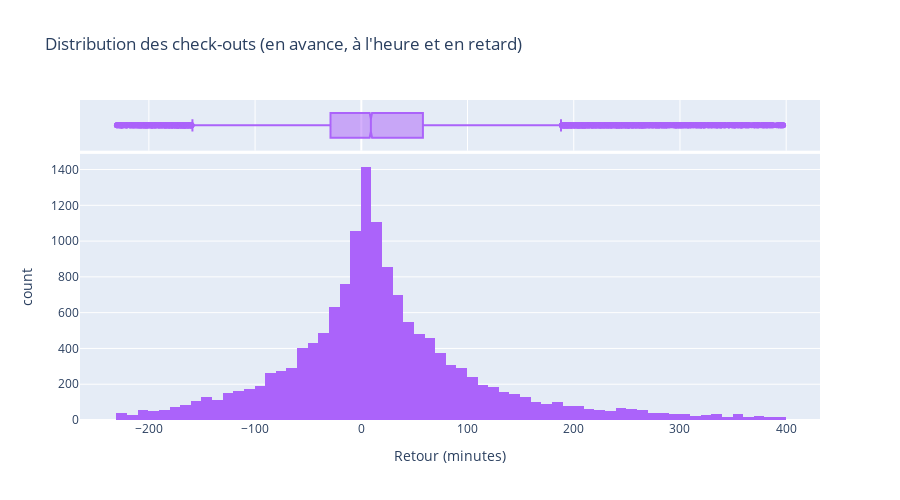
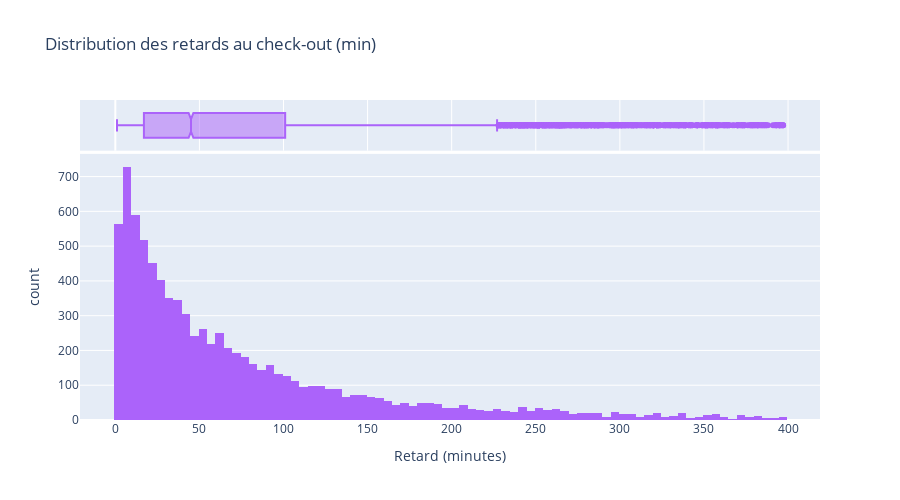

Notebook source saved alongside these figures, in order:
### Markdown cell above
**Plus d'une location sur deux est en retard !**

Le **retard médian est divisé par 2 dans le cas de locations enchainées** (4 minutes contre 9 minutes sur l'ensemble des données).

*Remarque : en raison des valeurs extrêmes, les moyennes sont très élevées et moins pertinentes.*

### Code cell
# Visualisation de la distribution détaillée des retours (en avance, à l'heure, en retard) --> SANS LES OUTLIERS (zoom sur 96)

# Histogramme des retours (en avance, à l'heure et en retard)
fig_return = px.histogram(
    viz_ended,
    x='delay_at_checkout',
    nbins=100,
    title="Distribution des check-outs (en avance, à l'heure et en retard)",
    labels={'delay_at_checkout': 'Retour (minutes)'},
    color_discrete_sequence=['#ab63fa'],
    marginal="box", 
    height=500
)
fig_return.show()


# Visualisation de la distribution des retards pour voir les fréquences et identifier les retards typiques  --> SANS LES OUTLIERS

# Filtrer pour les retards
df_positive_delays = viz_ended[viz_ended['delay_at_checkout'] > 0]

# Histogramme des retards
fig_delay = px.histogram(
    df_positive_delays,
    x='delay_at_checkout',
    nbins=100,
    title='Distribution des retards au check-out (min)',
    labels={'delay_at_checkout': 'Retard (minutes)'},
    color_discrete_sequence=['#ab63fa'],
    marginal="box", 
    height=500
)
fig_delay.show()

### Figure 1 — Plotly figure (JSON) as saved in the notebook; plotly's stock layout.template omitted (floating-point values rounded to 4 significant figures; data arrays with more than 128 entries replaced by an {"elided": "..."} marker saying what was removed)
{"data": [{"alignmentgroup": "True", "bingroup": "x", "hovertemplate": "Retour (minutes)=%{x}<br>count=%{y}<extra></extra>", "legendgroup": "", "marker": {"color": "#ab63fa", "pattern": {"shape": ""}}, "name": "", "nbinsx": 100, "offsetgroup": "", "orientation": "v", "showlegend": false, "type": "histogram", "x": {"elided": "16412 int values"}, "xaxis": "x", "yaxis": "y"}, {"alignmentgroup": "True", "hovertemplate": "Retour (minutes)=%{x}<extra></extra>", "legendgroup": "", "marker": {"color": "#ab63fa"}, "name": "", "notched": true, "offsetgroup": "", "showlegend": false, "type": "box", "x": {"elided": "16412 int values"}, "xaxis": "x2", "yaxis": "y2"}], "layout": {"barmode": "relative", "height": 500, "legend": {"tracegroupgap": 0}, "title": {"text": "Distribution des check-outs (en avance, à l'heure et en retard)"}, "xaxis": {"anchor": "y", "domain": [0, 1], "title": {"text": "Retour (minutes)"}}, "xaxis2": {"anchor": "y2", "domain": [0, 1], "matches": "x", "showgrid": true, "showticklabels": false}, "yaxis": {"anchor": "x", "domain": [0, 0.8316], "title": {"text": "count"}}, "yaxis2": {"anchor": "x2", "domain": [0.8416, 1], "matches": "y2", "showgrid": false, "showline": false, "showticklabels": false, "ticks": ""}}}

### Figure 2 — Plotly figure (JSON) as saved in the notebook; plotly's stock layout.template omitted (floating-point values rounded to 4 significant figures; data arrays with more than 128 entries replaced by an {"elided": "..."} marker saying what was removed)
{"data": [{"alignmentgroup": "True", "bingroup": "x", "hovertemplate": "Retard (minutes)=%{x}<br>count=%{y}<extra></extra>", "legendgroup": "", "marker": {"color": "#ab63fa", "pattern": {"shape": ""}}, "name": "", "nbinsx": 100, "offsetgroup": "", "orientation": "v", "showlegend": false, "type": "histogram", "x": {"elided": "8586 int values"}, "xaxis": "x", "yaxis": "y"}, {"alignmentgroup": "True", "hovertemplate": "Retard (minutes)=%{x}<extra></extra>", "legendgroup": "", "marker": {"color": "#ab63fa"}, "name": "", "notched": true, "offsetgroup": "", "showlegend": false, "type": "box", "x": {"elided": "8586 int values"}, "xaxis": "x2", "yaxis": "y2"}], "layout": {"barmode": "relative", "height": 500, "legend": {"tracegroupgap": 0}, "title": {"text": "Distribution des retards au check-out (min)"}, "xaxis": {"anchor": "y", "domain": [0, 1], "title": {"text": "Retard (minutes)"}}, "xaxis2": {"anchor": "y2", "domain": [0, 1], "matches": "x", "showgrid": true, "showticklabels": false}, "yaxis": {"anchor": "x", "domain": [0, 0.8316], "title": {"text": "count"}}, "yaxis2": {"anchor": "x2", "domain": [0.8416, 1], "matches": "y2", "showgrid": false, "showline": false, "showticklabels": false, "ticks": ""}}}
